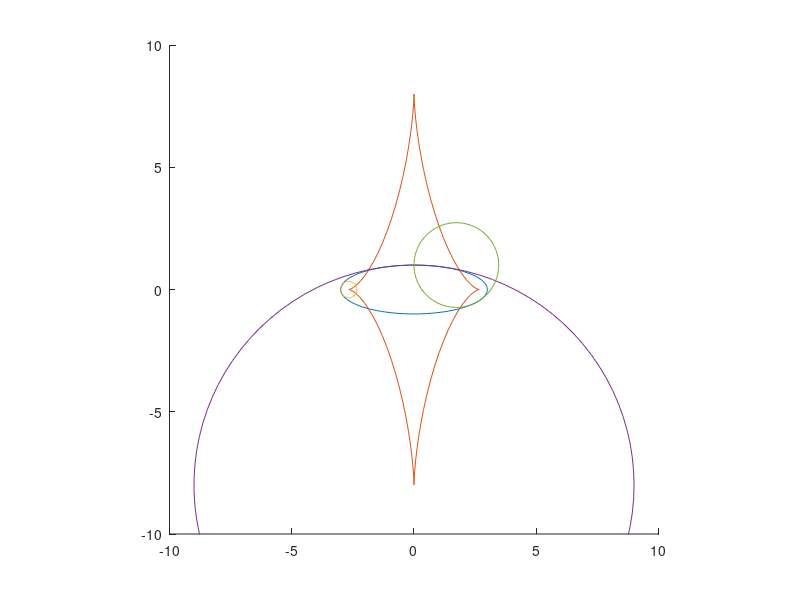

This figure's MATLAB source:
clear;a = 3;b = 1;t = linspace(0, 2*pi);e_x = a * cos(t);e_y = b * sin(t);inv_term = (a.^2 .* sin(t).^2 + b.^2 .* cos(t).^2) / (a * b);eta_x = a * cos(t) + inv_term .* (-b * cos(t));eta_y = b * sin(t) + inv_term .* (-a * sin(t));# Ref: https://mathworld.wolfram.com/EllipseEvolute.html# Use this to check if i'm right#ref_x = (a^2-b^2) / a * cos(t) .^3;#ref_y = (b^2-a^2) / b * sin(t) .^3;figure;hold on;axis([-10, 10, -10, 10]);axis equalplot(e_x,e_y);plot(eta_x,eta_y);#plot(ref_x,ref_y);# Draw circlesfor ts = [pi pi/2 11*pi/6]  inv_term_c = (a^2 * sin(ts)^2 + b^2 * cos(ts)^2) / (a * b);  xc = a * cos(ts) + inv_term_c * (-b * cos(ts));  yc = b * sin(ts) + inv_term_c * (-a * sin(ts));  curvature = (a*b) / (sqrt(a^2 * sin(ts)^2 + b^2 * cos(ts)^2))^3;    tr = linspace(0, 2*pi);    xr = xc + (1 / curvature) * cos(tr);  yr = yc + (1 / curvature) * sin(tr);  plot(xr, yr);end